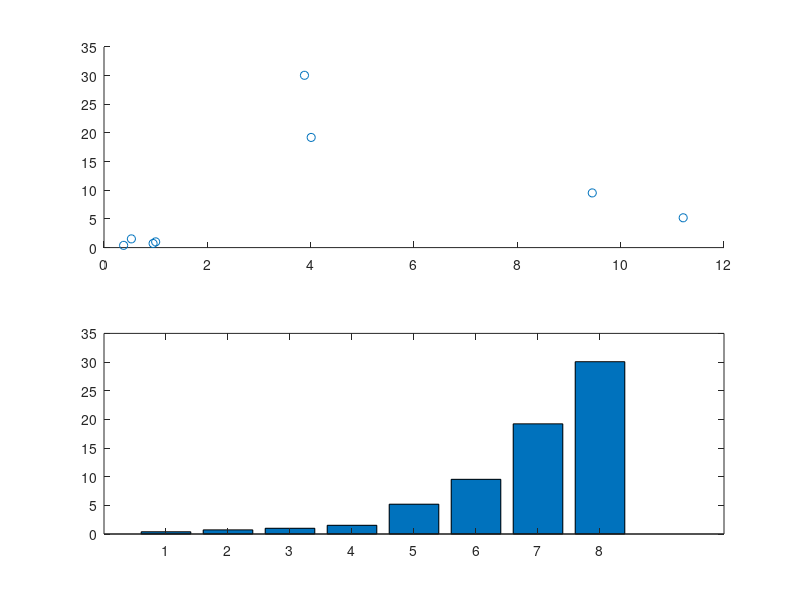

Source code (MATLAB):
% Author Name: Tyler Ardito
% Email: ardito86@students.rowan.edu
% Course: MATLAB Programming - Fall 2024
% Assignment: Homework 2 ex 4
% Date: 10/11

%Solar System Visualization

%first we need to write a vector for planet distances to the sun in Au
planet_distances = [0.39, 0.72, 1, 1.52, 5.20, 9.54, 19.22, 30.06];

planet_sizes = [0.38, 0.95, 1, 0.53, 11.21, 9.45, 4.01, 3.88];


subplot(2,1,1)
scatter(planet_sizes, planet_distances)

subplot(2,1,2)
bar(planet_distances)
shg